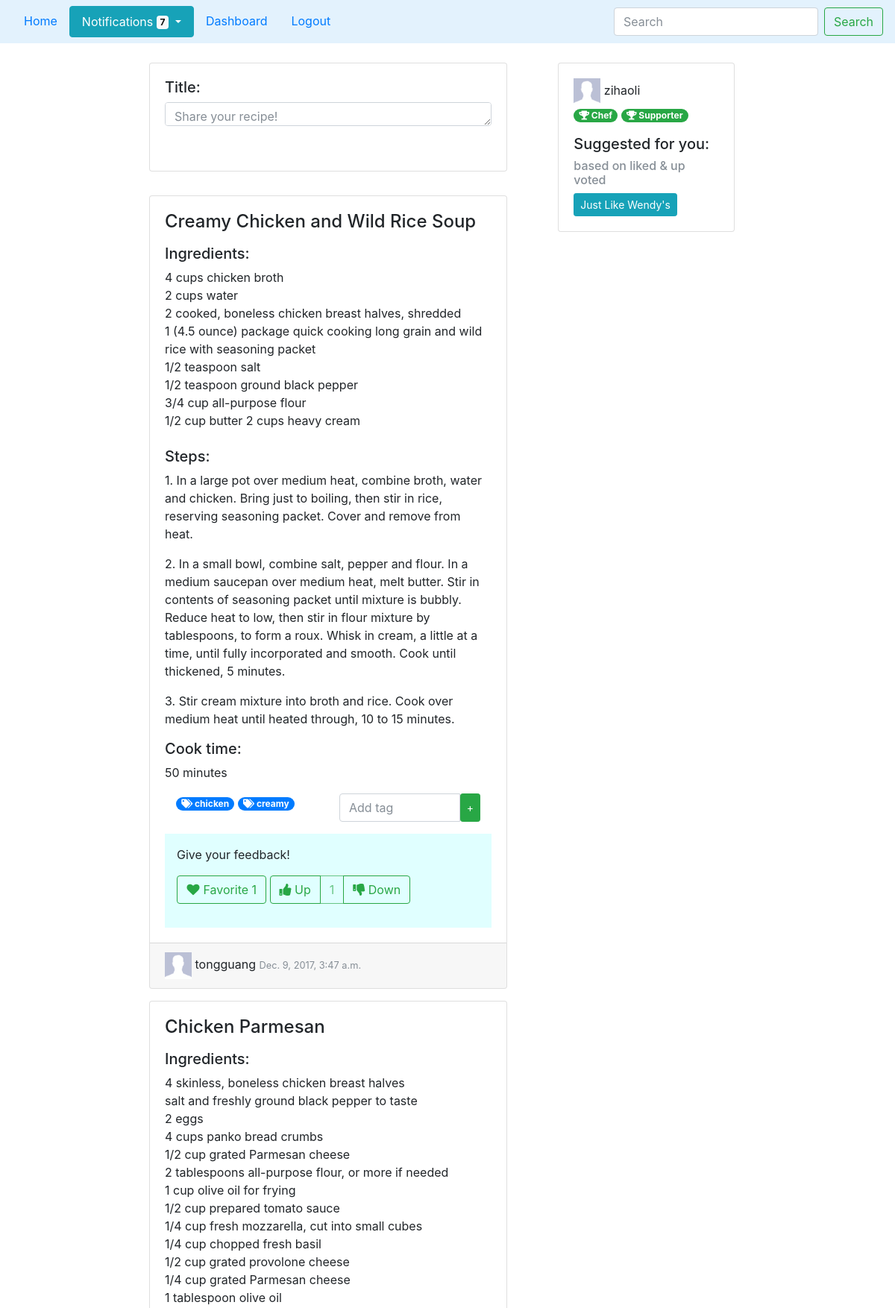
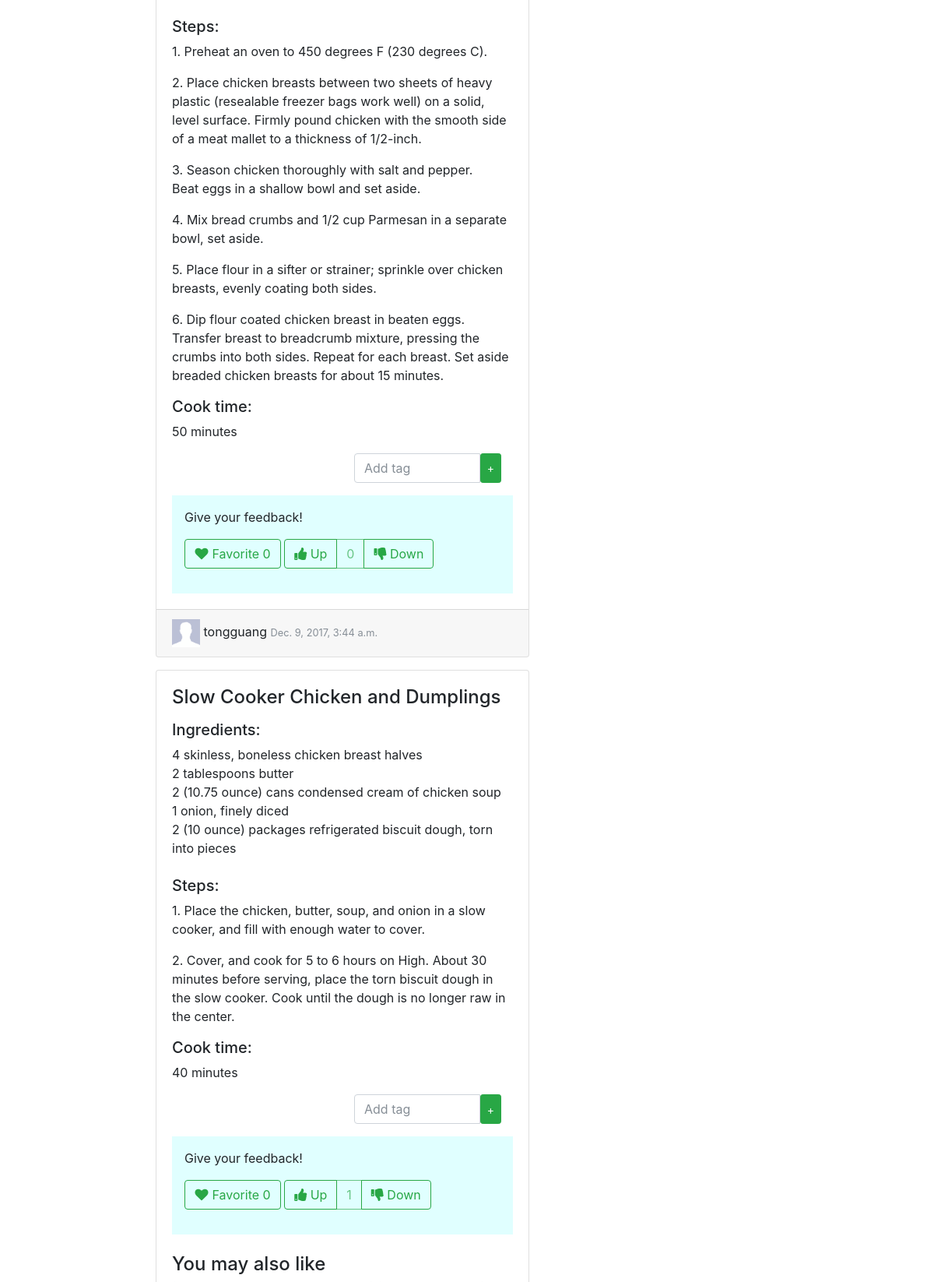
Page /recipes/ (signed in, upper part) on the committed database (2 pictures, top to bottom).
### recipes/models.py (models this page shows, shortened)
class Content(models.Model):
	user = models.ForeignKey(User, blank=False, null=False)
	title = models.CharField(max_length=100)
	text = models.CharField(max_length=10000)
	created = models.DateTimeField(auto_now_add=True)
	minute = models.IntegerField(blank=False)

class Tag(models.Model):
	contents = models.ManyToManyField(Content)
	text = models.CharField(max_length=10, primary_key=True)

class Bloguser(models.Model):
	user = models.OneToOneField(User, on_delete=models.CASCADE)

### recipes/views.py (the view)
def home(request):
  context = {}
  if not request.user.is_anonymous:
    bloguser = Bloguser.objects.get(user=request.user)
    context['bloguser'] = bloguser
  context['page'] = 'home'
  context['contents'] = list(Content.objects.order_by('-created'))
  def get_bag(doc_str):
    bag = [w.lower() for w in re.findall('\\w+', doc_str)]
    bag = list(filter(lambda x: x not in stopwords, bag))
    return set(bag)
  recommend_for_user = set()
  for content in context['contents']:
    user_in_favor = False
    content.favCount = Favorite.objects.countOfContent(content)
    content.hasFav = Favorite.objects.getFavorite(request.user, content)
    if content.hasFav is not None:
      user_in_favor = True
    content.voteCount = Vote.objects.countOfContent(content)
    recommendation_set = []
    this_bag = get_bag(content.text)
    for target_content in context['contents']:
        if (target_content != content):
            target_bag = get_bag(target_content.text)
            relation = float(len(list(filter(lambda x: x in target_bag, list(this_bag))))) / float(len(this_bag))
            if (relation > 0.4):
                recommendation_set.append(target_content)
    content.recommendations = recommendation_set
    t = Vote.objects.getVote(request.user, content)
    if t == None:
      content.hasVote = 0
    elif t.isUp == True:
      content.hasVote = 1
      user_in_favor = True
    else:
      content.hasVote = -1
    if user_in_favor:
      recommend_for_user.update(recommendation_set)
  context['badges'] = getBadges(request.user)
  context['notifications'] = getNotification(request.user)
  context['suggestions'] = list(recommend_for_user)
  return render(request, 'recipes/stream.html', context)

### recipes/badges.py (called while the page is built)
def getBadges(User):
	badges = []
	if User.is_anonymous:
		return badges
	if Content.objects.filter(user=User).count() > 0:
		badges.append(("Chef", "You have your first recipe uploaded!"))
	for vote in Vote.objects.filter(user=User):
		if not vote.isUp:
			badges.append(("Critic", "Downvote is good!"))
			break;
	for vote in Vote.objects.filter(user=User):
		if vote.isUp:
			badges.append(("Supporter", "Upvote is good!"))
			break;
	return badges

### recipes/manager.py (called while the page is built)
  def countOfContent(self, content):
    return self.get_queryset().filter(content=content).count()

  def getFavorite(self, user, content):
    if user.is_anonymous:
      return None
    else:
      try:
        return self.get_queryset().get(user=user, content=content)
      except ObjectDoesNotExist:
        return None

  def countOfContent(self, content):
    rt = 0
    for v in self.get_queryset().filter(content=content):
      if v.isUp == True:
        rt += 1
      else:
        rt -= 1
    return rt

  def getVote(self, user, content):
    if user.is_anonymous:
      return None
    else:
      try:
        return self.get_queryset().get(user=user, content=content)
      except ObjectDoesNotExist:
        return None

### recipes/notifications.py (called while the page is built)
def getNotification(user):
    if user.is_anonymous:
        return []
    else:
        return Notification.objects.filter(user=user).order_by('-created')

### recipes/templates/recipes/stream.html (shortened to what this page needs)
{% extends 'recipes/base.html' %}
{% load staticfiles %}
{% block navbar %}{% include 'recipes/navbar.html' with active=page %}{% endblock %}
{% block content %}
<div class="row">
    <div class="card post-recipe" style="width: 30rem;">
        <div class="card-body">
            <form method="post" action="{% url 'addContent' %}">
                <div class="instructions-hide"><h5 id="prompt">Title:</h5>
                    <textarea id="content_title" maxlength="10000" type="text" name="title" class="form-control post-recipe post-recipe-hide" style="height: 2em" placeholder="Share your recipe!"></textarea>
                    <br>
                </div>
            </form>
        </div>
    </div>
    <div class="card-deck mt-lg-3">
    <div id="content-items">
        {% include 'recipes/content.html' %}
    </div>
    </div>
</div>
{% endblock %}

### recipes/templates/recipes/content.html (shortened to what this page needs)
{% load static %}
{% for content in contents %}
<div class="card mt-3" id="content_{{ content.pk }}" style="width: 30rem;">
  <div class="card-body">
    <h4 class="card-title">{{ content.title }}</h4>
    <p class="card-text"> {{ content.text|safe|linebreaks }} </p>
    <p><h5>Cook time:</h5> {{ content.minute }} minutes </p>
    {% if not user.is_anonymous %}
      <div class="container">
        <div class="row">
          <div class="col-md-6">
            <div>
              {% for tag in content.tag_set.all %}
                <a href="search?searchQuery={{ tag.text }}"><span class="badge badge-pill badge-primary">
                  <i class="fa fa-tags" aria-hidden="true"></i>
                  {{ tag.text }}
                </span></a>
              {% endfor %}
            </div>
          </div>
          <div class="col-md-6">
            <form action="{% url 'addTag' %}" method="post">
              <div class="input-group">
                <input name="tag" type="text" class="form-control" placeholder="Add tag">
                <button class="btn btn-success btn-sm" type="submit" value="Submit">+</button>
              </div>
            </form>
          </div>
        </div>
      </div>
    {% endif %}
    {% if not user.is_anonymous %}
      {% include 'fav/fav_block.html' %}
    {% endif %}
    {% if content.recommendations %}
      <br>
      <h4>You may also like</h4>
    {% endif %}
  </div>
  <div class="card-footer">
      {% include 'recipes/picture_and_name.html' with bloguser=content.user.bloguser %}
      <small class="text-muted"> {{ content.created }} </small>
  </div>
</div>
{% endfor %}

### recipes/templates/fav/fav_block.html (shortened to what this page needs)
<div class="fav" style="background-color:lightcyan; padding: 1rem">
    <p>Give your feedback!</p>
	<form action="{% url 'fav' %}" method="POST">
		{% if content.hasFav %}
            <button class="btn btn-success my-2 my-sm-0" type="submit">
			    <i class="fa fa-heart" aria-hidden="true"></i> Favorite {{ content.favCount }}
            </button>
		{% else %}
            <button class="btn btn-outline-success my-2 my-sm-0" type="submit">
			    <i class="fa fa-heart" aria-hidden="true"></i> Favorite {{ content.favCount }}
            </button>
		{% endif %}
        <div class="btn-group" role="group" aria-label="...">
            {% if content.hasVote is 1 %}
                <a href="{% url 'voteUp' content.pk %}" class="btn btn-success my-2 my-sm-0">
                    <i class="fa fa-thumbs-up" aria-hidden="true"></i> Up
                </a>
            {% else %}
                <a href="{% url 'voteUp' content.pk %}" class="btn btn-outline-success my-2 my-sm-0">
                    <i class="fa fa-thumbs-up" aria-hidden="true"></i> Up
                </a>
            {% endif %}
            <button class="btn btn-outline-success my-2 my-sm-0" disabled> {{ content.voteCount }} </button>
            {% if content.hasVote is -1 %}
                <a href="{% url 'voteDown' content.pk %}" class="btn btn-success my-2 my-sm-0">
                    <i class="fa fa-thumbs-down" aria-hidden="true"></i> Down
                </a>
            {% else %}
                <a href="{% url 'voteDown' content.pk %}" class="btn btn-outline-success my-2 my-sm-0">
                    <i class="fa fa-thumbs-down" aria-hidden="true"></i> Down
                </a>
            {% endif %}
        </div>
		<br>
	</form>
</div>

### recipes/templates/recipes/picture_and_name.html (shortened to what this page needs)
{% load staticfiles %}
{% if bloguser.picture %}
	<img class="headshot" src="{% url 'photo' bloguser.pk %}" alt='user_img'>
{% else %}
	<img class="headshot" src="{% static 'images/dummyHead.png' %}" alt='user_img'>
{% endif %}
{{ bloguser.user.username }}

### recipes/templates/recipes/profile.html
<div class="row">
    <div class="card" style="width: 20rem;">
		<div class="card-body">
			{% include 'recipes/picture_and_name.html' %}
			  <p>
				  {% for name, info in badges %}
				      <span class="badge badge-pill badge-success" data-toggle="tooltip" data-placement="bottom" title="{{ info }}">
				      <i class="fa fa-trophy" aria-hidden="true"></i>
				      {{ name }}
				      </span>
				  {% endfor %}
				</p>
                {% if suggestions %}
                    <h5> Suggested for you:</h5>
                    <h6 class="text-muted"> based on liked & up voted</h6>
                    {% for content in suggestions %}
                        <button type="button" class="btn btn-sm btn-info" data-toggle="popover" title="{{ content.title }}" data-content="{{ content.text }}">{{ content.title }}</button>
                    {% endfor %}
                {% endif %}
        </div>
	</div>
</div>

### recipes/static/css/recipes.css (style rules this page uses)
body { padding-top: 20px; }
.container { max-width: 800px; }
.headshot { height: 36px; width: 36px; }

### rows in the picture
Content: title "Creamy Chicken and Wild Rice Soup", text "Ingredients: 4 cups chicken broth 2 cups water 2 cooked, boneless chicken breast halves, shredded 1 (4.5 ounce) package quick cooking long grain and wild rice with seasoning packet 1/2 teaspoon salt 1/2 teaspoon ground black pepper 3/4 cup all-purpose flour 1/2 cup butter 2 cups heavy cream Steps: 1. In a large pot over medium heat, combine broth, water and chicken. Bring just to boiling, then stir in rice, reserving seasoning packet. Cover and remove from heat. 2. In a small bowl, combine salt, pepper and flour. In a medium saucepan over medium heat, melt butter. Stir in contents of seasoning packet until mixture is bubbly. Reduce heat to low, then stir in flour mixture by tablespoons, to…", minute "50", favCount "1", shows "Up", voteCount "1", shows "Down", created "Dec. 9, 2017, 3:47 a.m."
Tag: text "chicken"
Tag: text "creamy"
Bloguser: user.username "tongguang"
Content: title "Chicken Parmesan", text "Ingredients: 4 skinless, boneless chicken breast halves salt and freshly ground black pepper to taste 2 eggs 4 cups panko bread crumbs 1/2 cup grated Parmesan cheese 2 tablespoons all-purpose flour, or more if needed 1 cup olive oil for frying 1/2 cup prepared tomato sauce 1/4 cup fresh mozzarella, cut into small cubes 1/4 cup chopped fresh basil 1/2 cup grated provolone cheese 1/4 cup grated Parmesan cheese 1 tablespoon olive oil Steps: 1. Preheat an oven to 450 degrees F (230 degrees C). 2. Place chicken breasts between two sheets of heavy plastic (resealable freezer bags work well) on a solid, level surface. Firmly pound chicken with the smooth side of a meat mallet to a thickness of…", minute "50", favCount "0", shows "Up", voteCount "0", shows "Down", created "Dec. 9, 2017, 3:44 a.m."
Content: title "Slow Cooker Chicken and Dumplings", text "Ingredients: 4 skinless, boneless chicken breast halves 2 tablespoons butter 2 (10.75 ounce) cans condensed cream of chicken soup 1 onion, finely diced 2 (10 ounce) packages refrigerated biscuit dough, torn into pieces Steps: 1. Place the chicken, butter, soup, and onion in a slow cooker, and fill with enough water to cover. 2. Cover, and cook for 5 to 6 hours on High. About 30 minutes before serving, place the torn biscuit dough in the slow cooker. Cook until the dough is no longer raw in the center.", minute "40", favCount "0", shows "Up", voteCount "1", shows "Down"
Bloguser: user.username "zihaoli"
Content: title "Just Like Wendy's"

### other values in the picture
{{ notifications.count }} "7"
{{ name }} "Chef" "Supporter"
